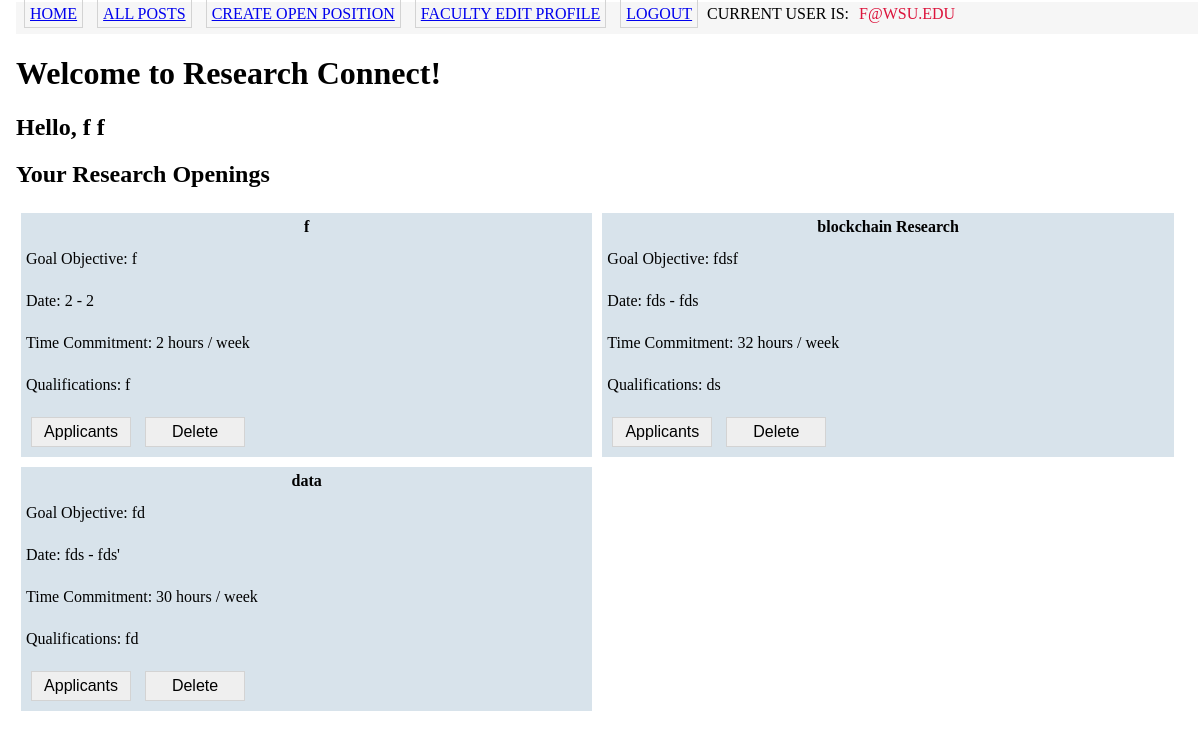
/f_index (signed in), run on the app's committed database.
### app/Model/models.py (models this page shows, shortened)
class User(db.Model,UserMixin):
    __tablename__='user'
    id = db.Column(db.Integer, primary_key=True)
    name = db.Column(db.String(50))
    username=db.Column(db.String(120),unique=True,index=True)
    password_hash=db.Column(db.String(128))
    firstname = db.Column(db.String(64))
    lastname = db.Column(db.String(64))
    phone_num=db.Column(db.String(15))
    wsu_id=db.Column(db.String(10),index=True)
    user_type = db.Column(db.String(50))
    __mapper_args__ = {
        'polymorphic_identity': 'users',
        'polymorphic_on':user_type
    }

class Post(db.Model):
    id = db.Column(db.Integer, primary_key=True)
    faculty_id = db.Column(db.String(20),db.ForeignKey('user.id'))
    title = db.Column(db.String(150))
    endDate = db.Column(db.String(64))
    startDate = db.Column(db.String(64))
    description = db.Column(db.String(2500))
    faculty_id = db.Column(db.Integer,db.ForeignKey('user.id'))
    commitment = db.Column(db.Integer)
    qualifications = db.Column(db.String(2500))
    students_applied = db.relationship("Apply", back_populates = "post_applied")
    interests = db.relationship('Interest',
        secondary = postInterests,
        back_populates = 'posts',
        primaryjoin=(postInterests.c.post_id == id),
        lazy='dynamic')

### app/Controller/routes.py (the view)
@bp_routes.route('/f_index', methods=['GET', 'POST'])
@login_required
def f_index():
    if current_user.user_type != 'Faculty':
        return redirect(url_for('auth.login'))
    posts = current_user.get_user_posts()
    return render_template('faculty_home.html', posts = posts,all_posts = 0)

### app/Model/models.py (called while the page is built)
@login.user_loader
def load_user(id):
    return User.query.get(int(id))

    def get_user_posts(self):
        return self.posts

### app/View/templates/faculty_home.html (shortened to what this page needs)
{% extends "base.html" %}
{% block content %}
    <h1>Welcome to Research Connect!</h1>
    <h2>Hello, {{ current_user.firstname }} {{ current_user.lastname }}</h2>
    {%if all_posts == 0%}
    <h2>Your Research Openings</h2>
    <div class = 'postlist'>
        {% for post in posts %}
        <div class = 'post-box'>
            {% include '_post.html' %}
        </div>
        {% endfor %}
    </div>
    {%endif%}
{% endblock %}

### app/View/templates/base.html (shortened to what this page needs)
<html>
    <head>
       <link rel="stylesheet" href="{{ url_for('static', filename='css/main.css') }}">
    </head>
    <body>
        <div class ="nav-container">
        <table>
            <tr>
                {% if current_user.user_type=="Faculty"%}
                <td><a href="{{ url_for('routes.f_index') }}" class = "button">Home</a></td>
                <td><a href="{{url_for('routes.allposts')}}" class = "button"> All Posts </a></td>
                <td><a href="{{ url_for('routes.createpost') }}" class = "button"> Create Open Position </a></td>
                <td><a href="{{ url_for('routes.f_edit_profile') }}" class = "button"> Faculty Edit Profile </a></td>
                <td><a href="{{ url_for('auth.logout') }}" class = "button"> Logout </a></td>
                <td> Current user is: <span class="useritem"> {{current_user.username}} </span> </td>
                {%endif%}
            </tr>
        </table>
        </div>
        <div>
            {% block content %} {% endblock %}
        </div>
    </body>
</html>

### app/View/templates/_post.html (shortened to what this page needs)
<table class = "posttable" style = "width:100%" valign="top">
    <tr>
        <td colspan="3"><div class="posttitle"> {{post.title}} </div>
        </td>
    </tr>
    <tr>
        <td width = "100%"><div class="postmessage">
            Goal Objective: {{post.description}}
        </div>
        </td>
    </tr>
    <tr>
        <td><div class="postmessage"> Date: {{post.startDate}} - {{post.endDate}} </div>
        </td>
    </tr>
    <tr>
        <td><div class="postmessage">  Time Commitment: {{post.commitment}} hours / week </div>
        </td>
    </tr>
    <tr>
        <td><div class="postmessage"> Qualifications: {{ post.qualifications }}
        </div>
        </td>
    </tr>
    <tr>
        <td colspan="3">
        </td>
    </tr>
    <tr>
        <td>
            {% if current_user.user_type == 'Faculty' %}
                {% if current_user.id == post.faculty_id %}
                <form action = "{{ url_for('routes.applicants', post_id = post.id) }}" method = "get">
                    <input type = "submit" value = "Applicants", class = 'button'>
                </form>
                <form action = "{{ url_for('routes.delete', post_id = post.id) }}" method = "post">
                    <input type = "submit" value = "Delete", class = 'button'>
                </form>
                {% endif %}
            {% endif %}
        </td>
    </tr>
</table>

### app/View/static/css/main.css (style rules this page uses)
body { margin: 1px 1px 1px 15px; padding: 1px; font-family: Tahoma; text-align: left; }
.nav-container { background:#f6f6f6; font-family: Tahoma; font-size: 12px; height: 32px; text-transform: uppercase; }
.button { width : 100px; padding : 3px; font-size: 16px; margin : 5px; padding : 5px; border: 1px solid lightgray; }
.posttable { width : 100%; margin: 0px; table-layout: auto; }
.postlist { display: flex; flex-wrap: wrap; }
@media screen and (min-width: 1200px) { .post-box { display: flex; vertical-align: middle; background: rgb(216, 227, 235); width: 32%; margin: 5px; padding: 2px; } }
@media screen and (min-width: 800px) and (max-width: 1200px) { .post-box { display: flex; vertical-align: middle; background: rgb(216, 227, 235); width: 48%; margin: 5px; padding: 2px; } }
.posttitle { text-align: center; font-weight: bold; }
.useritem { text-align: center; padding: 3px; margin: 4px 3px 4px 3px; color: crimson; text-transform: uppercase; }
.postmessage { font-family: Tahoma; font-size: 16px; padding-top: 10px; padding-bottom: 10px; overflow-wrap: normal; }

### app/View/templates/_post.html (style rules this page uses)
form { display: inline; }

### data on the page
User: username "F@WSU.EDU", firstname "f", lastname "f"
Post: title "f", description "f", startDate "2", endDate "2", commitment "2", qualifications "f"
Post: title "blockchain Research", description "fdsf", startDate "fds", endDate "fds", commitment "32", qualifications "ds"
Post: title "data", description "fd", startDate "fds", endDate "fds'", commitment "30", qualifications "fd"
